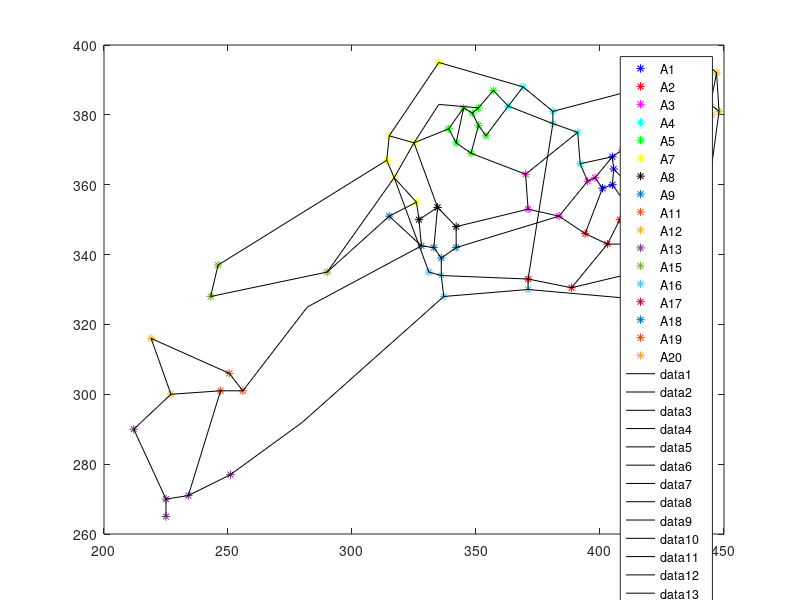

Write the MATLAB code that produced this figure.
x=[413	403	383.5	381	339	335	317	334.5	333	282	247	219	225	280	290	337	415	432	418	444	251	234	225	212	227	256	250.5	243	246	314	315	326	327	328	336	336	331	371	371	388.5	411	419	411	394	342	342	325	315	342	345	348.5	351	348	370	371	354	363	357	351	369	335	381	391	392	395	398	401	405	410	408	415	418	422	418.5	405.5	405	409	417	420	424	438	438.5	434	438	440	447	448	444.5	441	440.5	445	444
]';
y=[359	343	351	377.5	376	383	362	353.5	342	325	301	316	270	292	335	328	335	371	374	394	277	271	265	290	300	301	306	328	337	367	351	355	350	342.5	339	334	335	330	333	330.5	327.5	344	343	346	342	348	372	374	372	382	380.5	377	369	363	353	374	382.5	387	382	388	395	381	375	366	361	362	359	360	355	350	351	347	354	356	364.5	368	370	364	370	372	368	373	376	385	392	392	381	383	385	381.5	380	360
]';
z=[1:92]';
xx=[1	1	2	3	3	4	4	5	5	6	7	7	8	8	9	10	11	11	12	14	15	15	16	16	17	17	17	18	18	19	20	21	22	23	24	24	25	26	26	27	28	28	29	30	30	31	31	32	33	33	34	35	36	36	36	36	37	38	38	39	40	41	41	42	43	43	44	45	46	46	47	47	47	48	49	49	50	51	51	52	53	53	54	54	55	56	57	57	57	58	60	61	62	62	63	64	64	65	66	66	67	67	68	68	69	69	69	70	70	71	71	72	73	73	74	74	75	76	77	77	78	79	80	81	82	82	83	84	85	86	86	87	87	88	88	89	89	89	90	91
]';
yy=[75	78	44	45	65	39	63	49	50	59	32	47	9	47	35	34	22	26	25	21	7	31	14	38	40	42	81	81	83	79	86	22	13	13	13	25	11	27	10	12	29	15	30	7	48	32	34	33	34	8	9	45	35	37	16	39	7	39	41	40	2	17	92	43	2	72	3	46	8	55	48	6	5	61	50	53	51	52	59	56	52	54	55	63	3	57	58	60	4	59	62	60	4	85	64	65	76	66	67	76	44	68	69	75	70	71	1	2	43	72	74	73	74	18	1	80	76	77	78	19	79	80	18	82	83	90	84	85	20	87	88	88	92	89	91	20	84	90	91	92
]';
points=[z,x,y];
lines=[xx,yy];
[a1,b1]=size(points);
[a2,b2]=size(lines);
x1=[1 67	68	69	71	73	74	75	76	78
];
x2=[2 39	40	43	44	70	72
];
x3=[3 54	55	65	66
];
x4=[4 57	60	62	63	64
];
x5=[5 49	50	51	52	53	56	58	59
];
x6=[];
x7=[7 30	32	47	48	61
];
x8=[8 33	46
];
x9=[9 31	34	35	45
];
x10=[];
x11=[11 27	26
];
x12=[12 25
];
x13=[13 21	22	23	24
];
x14=[];
x15=[15 28	29
];
x16=[16 36	37	38
];
x17=[17 41	42
];
x18=[18 80	81	82	83
];
x19=[19 77	79
];
x20=[20 84	85	86	87	88	89	90	91	92
];
plot(x(x1),y(x1),'*b',x(x2),y(x2),'*r',x(x3),y(x3),'*m',x(x4),y(x4),'*c',x(x5),y(x5),'*g',x(x7),y(x7),'*y',x(x8),y(x8),'*k',x(x9),y(x9),'*',x(x11),y(x11),'*',x(x12),y(x12),'*',x(x13),y(x13),'*',x(x15),y(x15),'*',x(x16),y(x16),'*',x(x17),y(x17),'*',x(x18),y(x18),'*',x(x19),y(x19),'*',x(x20),y(x20),'*');
legend('A1','A2','A3','A4','A5','A7','A8','A9','A11','A12','A13','A15','A16','A17','A18','A19','A20');
hold on;
for i=1:1:a1
    for j=1:1:a2
        if i==lines(j,1)
          plot([points(i,2),points(lines(j,2),2)],[points(i,3),points(lines(j,2),3)],'Color','k');
        end
    end
end
hold off;